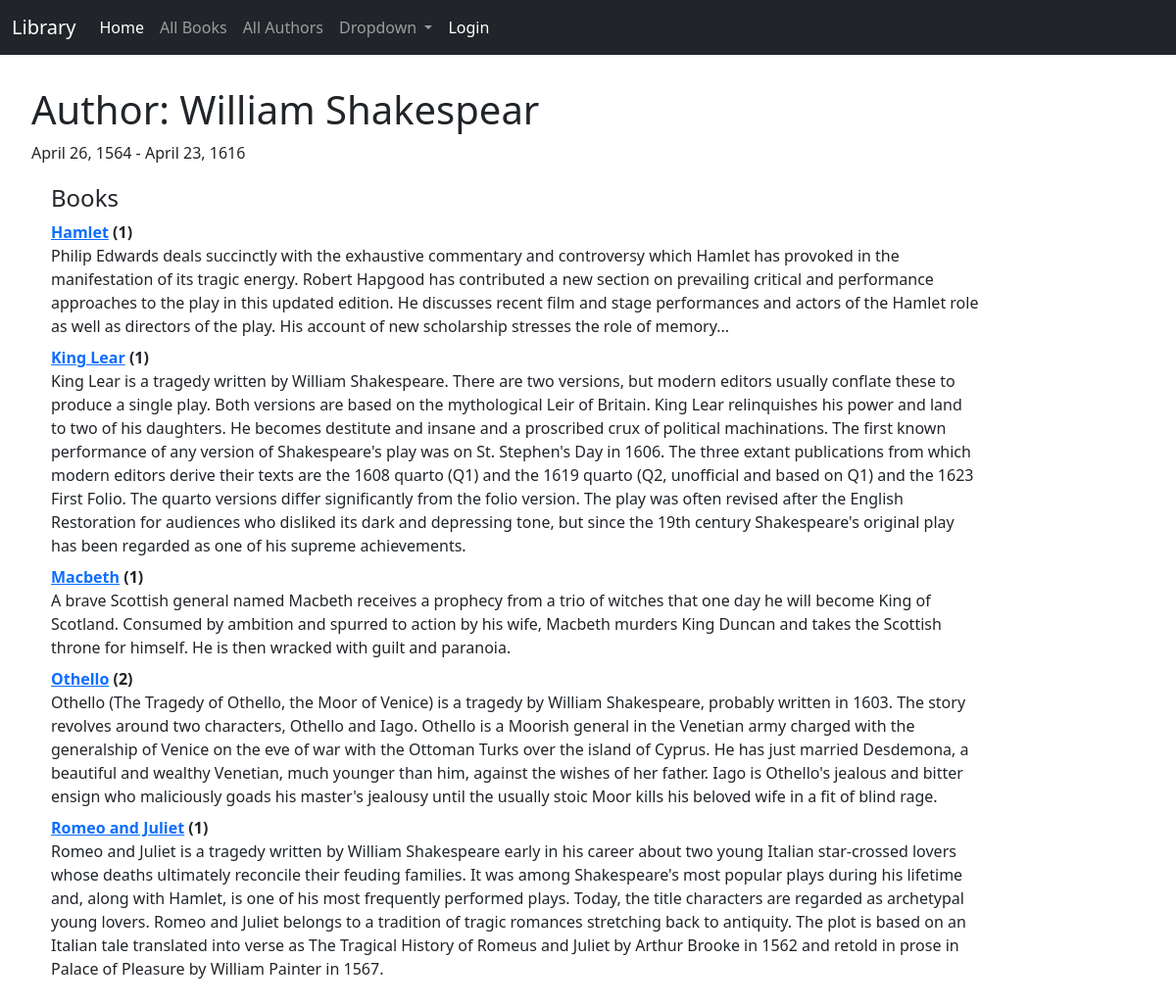
The app's page /catalog/author/1 with its own data.
### catalog/models.py (models this page shows, shortened)
class Author(models.Model):
    first_name = models.CharField(max_length=100)
    last_name = models.CharField(max_length=100)
    date_of_birth = models.DateField(null=True, blank=True)
    date_of_death = models.DateField('Died', null=True, blank=True)
    class Meta:
        ordering = ['last_name', 'first_name']

class Book(models.Model):
    title = models.CharField(max_length=200)
    author = models.ForeignKey('Author', on_delete=models.SET_NULL, null=True)
    summary = models.TextField(
        max_length=1000, help_text='Enter a brief description of the book')
    isbn = models.CharField('ISBN', max_length=13, unique=True,
                            help_text='13 Character <a href="https://www.isbn-international.org/content/what-isbn">ISBN number</a>')
    genre = models.ManyToManyField(
        Genre, help_text='Select a genre for this book')
    language = models.ManyToManyField(
        Language, help_text='Select Language for this book')
    def get_language(self):
        """Create a string for the Genre. This is required to display genre in Admin."""
        return ', '.join(language.name for language in self.language.all())
    get_language.short_description = 'Language'
    class Meta:
        ordering = ['title', 'author']
    def __str__(self):
        return self.title
    def display_genre(self):
        """Create a string for the Genre. This is required to display genre in Admin."""
        return ', '.join(genre.name for genre in self.genre.all()[:3])
    display_genre.short_description = 'Genre'

### catalog/views.py (the view)
# urls.py: path('author/<int:pk>', views.AuthorDetailView.as_view(), name='author-detail'),
class AuthorDetailView(DetailView):
    model = Author
    paginate_by = 10

### catalog/templates/catalog/author_detail.html
{% extends "catalog/base.html" %}
{% block content %}
    <h1>Author: {{ author.first_name }} {{ author.last_name }}</h1>
    <p>{{author.date_of_birth}} - {% if author.date_of_death %}{{author.date_of_death}}{% endif %}</p>
    <div style="margin-left:20px;margin-top:20px">
        <h4>Books</h4>
        <dl>
            {% for book in author.book_set.all %}
                <dt><a href="{% url 'book-detail' book.pk %}">{{book}}</a> ({{book.bookinstance_set.all.count}})</dt>
                <dd>{{book.summary}}</dd>
            {% endfor %}
        </dl>
    </div>
{% endblock %}

### records on screen
Author: first_name "William", last_name "Shakespear", date_of_birth "April 26, 1564", date_of_death "April 23, 1616"
Book: title "Hamlet", bookinstance_set.all.count "1", summary "Philip Edwards deals succinctly with the exhaustive commentary and controversy which Hamlet has provoked in the manifestation of its tragic energy. Robert Hapgood has contributed a new section on prevailing critical and performance approaches to the play in this updated edition. He discusses recent film and stage performances and actors of the Hamlet role as well as directors of the play. His account of new scholarship stresses the role of memory..."
Book: title "King Lear", bookinstance_set.all.count "1", summary "King Lear is a tragedy written by William Shakespeare. There are two versions, but modern editors usually conflate these to produce a single play. Both versions are based on the mythological Leir of Britain. King Lear relinquishes his power and land to two of his daughters. He becomes destitute and insane and a proscribed crux of political machinations. The first known performance of any version of Shakespeare's play was on St. Stephen's Day in 1606. The three extant publications from which modern editors derive their texts are the 1608 quarto (Q1) and the 1619 quarto (Q2, unofficial and based on Q1) and the 1623 First Folio. The quarto versions differ significantly from the folio version.…"
Book: title "Macbeth", bookinstance_set.all.count "1", summary "A brave Scottish general named Macbeth receives a prophecy from a trio of witches that one day he will become King of Scotland. Consumed by ambition and spurred to action by his wife, Macbeth murders King Duncan and takes the Scottish throne for himself. He is then wracked with guilt and paranoia."
Book: title "Othello", bookinstance_set.all.count "2", summary "Othello (The Tragedy of Othello, the Moor of Venice) is a tragedy by William Shakespeare, probably written in 1603. The story revolves around two characters, Othello and Iago. Othello is a Moorish general in the Venetian army charged with the generalship of Venice on the eve of war with the Ottoman Turks over the island of Cyprus. He has just married Desdemona, a beautiful and wealthy Venetian, much younger than him, against the wishes of her father. Iago is Othello's jealous and bitter ensign who maliciously goads his master's jealousy until the usually stoic Moor kills his beloved wife in a fit of blind rage."
Book: title "Romeo and Juliet", bookinstance_set.all.count "1", summary "Romeo and Juliet is a tragedy written by William Shakespeare early in his career about two young Italian star-crossed lovers whose deaths ultimately reconcile their feuding families. It was among Shakespeare's most popular plays during his lifetime and, along with Hamlet, is one of his most frequently performed plays. Today, the title characters are regarded as archetypal young lovers. Romeo and Juliet belongs to a tradition of tragic romances stretching back to antiquity. The plot is based on an Italian tale translated into verse as The Tragical History of Romeus and Juliet by Arthur Brooke in 1562 and retold in prose in Palace of Pleasure by William Painter in 1567."
